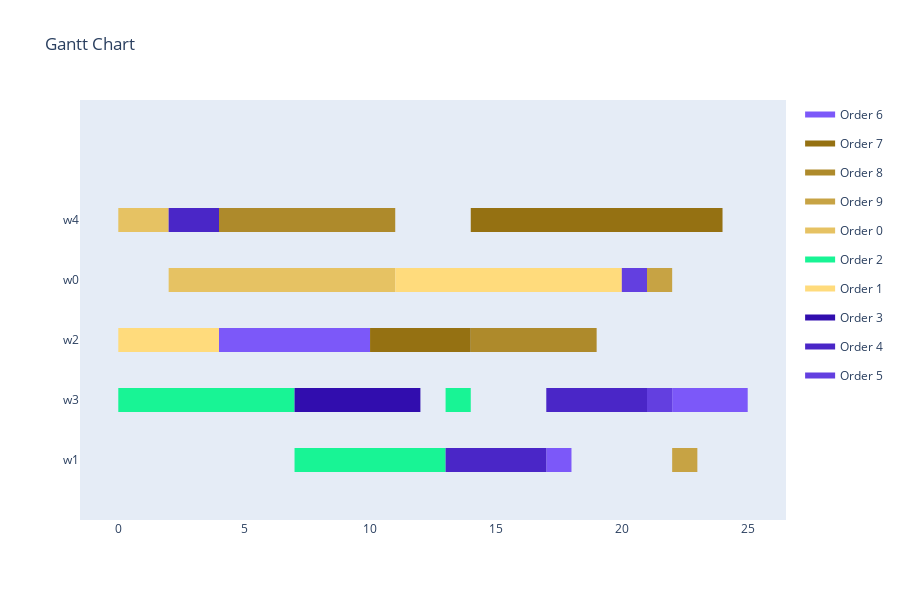
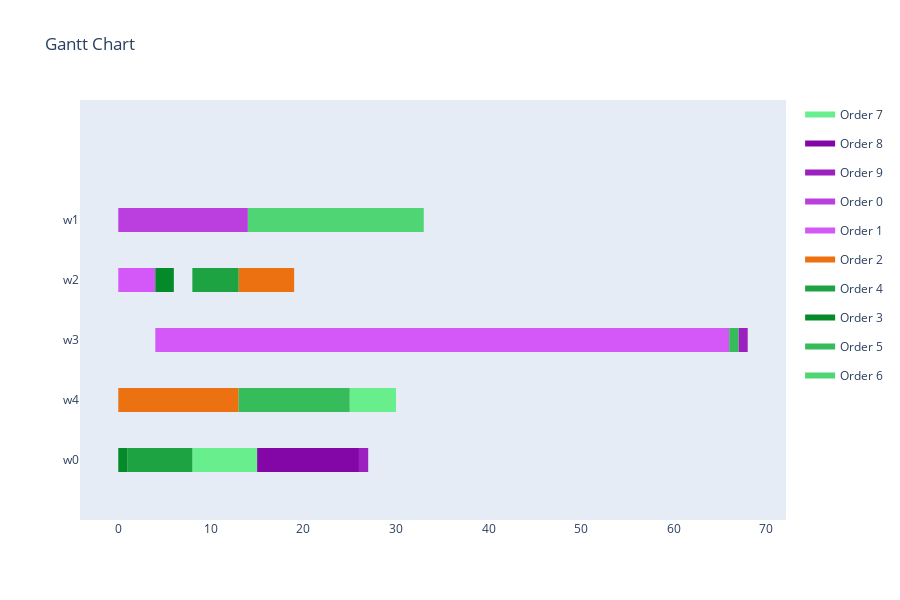
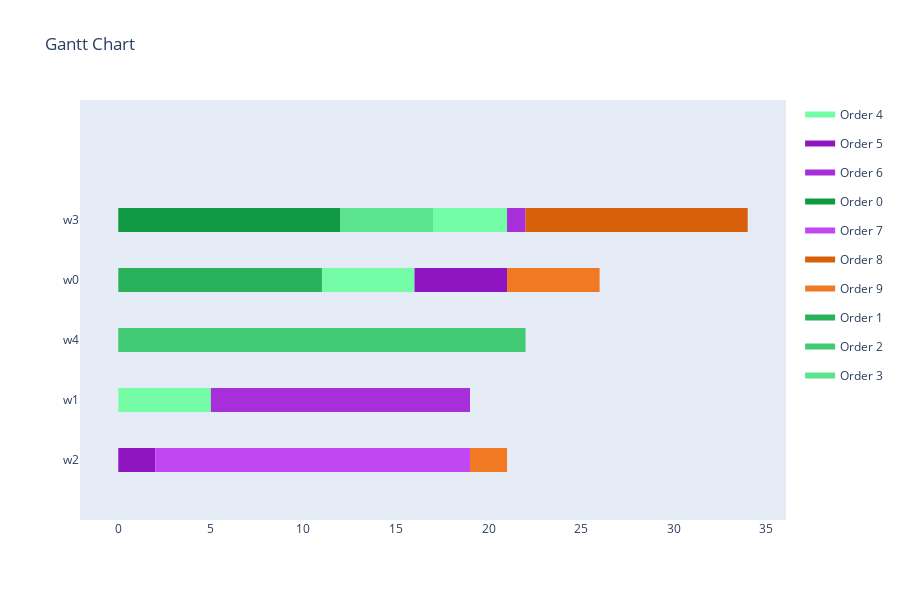

Write notebook code for charts like these, in order.
### Code cell
all_results = mas.get_all_results()

for result in all_results:
    print('####################################################################################################')
    print(f'Created with {result[0].created_by.name} for objective: {result[0].created_by.objective}')
    visualize_schedule_demo(result[0], env, orders)
    print(f'Fitness Values:\nMakespan: {result[1][0]}\nTardiness: {result[1][1]}\nDeviation: {result[1][2]}\nIdle Time: {result[1][3]}\nProfit: {result[1][4]}')

### Figure 1 — Plotly figure (JSON) as saved in the notebook; plotly's stock layout.template omitted (floating-point values rounded to 4 significant figures)
{"data": [{"fill": "toself", "fillcolor": "rgb(124, 88, 249)", "hoverinfo": "name", "legendgroup": "rgb(124, 88, 249)", "mode": "none", "name": "Order 6", "type": "scatter", "x": [4, 10, 10, 4, 4, 22, 24, 24, 22, 22, 24, 25, 25, 24, 24, 17, 18, 18, 17], "y": [1.8, 1.8, 2.2, 2.2, null, 0.8, 0.8, 1.2, 1.2, null, 0.8, 0.8, 1.2, 1.2, null, -0.2, -0.2, 0.2, 0.2]}, {"fill": "toself", "fillcolor": "rgb(149, 113, 18)", "hoverinfo": "name", "legendgroup": "rgb(149, 113, 18)", "mode": "none", "name": "Order 7", "type": "scatter", "x": [14, 19, 19, 14, 14, 19, 24, 24, 19, 19, 10, 14, 14, 10], "y": [3.8, 3.8, 4.2, 4.2, null, 3.8, 3.8, 4.2, 4.2, null, 1.8, 1.8, 2.2, 2.2]}, {"fill": "toself", "fillcolor": "rgb(174, 138, 43)", "hoverinfo": "name", "legendgroup": "rgb(174, 138, 43)", "mode": "none", "name": "Order 8", "type": "scatter", "x": [4, 6, 6, 4, 4, 6, 11, 11, 6, 6, 14, 19, 19, 14], "y": [3.8, 3.8, 4.2, 4.2, null, 3.8, 3.8, 4.2, 4.2, null, 1.8, 1.8, 2.2, 2.2]}, {"fill": "toself", "fillcolor": "rgb(199, 163, 68)", "hoverinfo": "name", "legendgroup": "rgb(199, 163, 68)", "mode": "none", "name": "Order 9", "type": "scatter", "x": [21, 22, 22, 21, 21, 22, 23, 23, 22], "y": [2.8, 2.8, 3.2, 3.2, null, -0.2, -0.2, 0.2, 0.2]}, {"fill": "toself", "fillcolor": "rgb(230, 194, 99)", "hoverinfo": "name", "legendgroup": "rgb(230, 194, 99)", "mode": "none", "name": "Order 0", "type": "scatter", "x": [0, 2, 2, 0, 0, 2, 7, 7, 2, 2, 7, 11, 11, 7], "y": [3.8, 3.8, 4.2, 4.2, null, 2.8, 2.8, 3.2, 3.2, null, 2.8, 2.8, 3.2, 3.2]}, {"fill": "toself", "fillcolor": "rgb(24, 244, 149)", "hoverinfo": "name", "legendgroup": "rgb(24, 244, 149)", "mode": "none", "name": "Order 2", "type": "scatter", "x": [0, 7, 7, 0, 0, 13, 14, 14, 13, 13, 7, 8, 8, 7, 7, 8, 13, 13, 8], "y": [0.8, 0.8, 1.2, 1.2, null, 0.8, 0.8, 1.2, 1.2, null, -0.2, -0.2, 0.2, 0.2, null, -0.2, -0.2, 0.2, 0.2]}, {"fill": "toself", "fillcolor": "rgb(255, 219, 124)", "hoverinfo": "name", "legendgroup": "rgb(255, 219, 124)", "mode": "none", "name": "Order 1", "type": "scatter", "x": [11, 16, 16, 11, 11, 16, 20, 20, 16, 16, 0, 4, 4, 0], "y": [2.8, 2.8, 3.2, 3.2, null, 2.8, 2.8, 3.2, 3.2, null, 1.8, 1.8, 2.2, 2.2]}, {"fill": "toself", "fillcolor": "rgb(49, 13, 174)", "hoverinfo": "name", "legendgroup": "rgb(49, 13, 174)", "mode": "none", "name": "Order 3", "type": "scatter", "x": [7, 11, 11, 7, 7, 11, 12, 12, 11], "y": [0.8, 0.8, 1.2, 1.2, null, 0.8, 0.8, 1.2, 1.2]}, {"fill": "toself", "fillcolor": "rgb(74, 38, 199)", "hoverinfo": "name", "legendgroup": "rgb(74, 38, 199)", "mode": "none", "name": "Order 4", "type": "scatter", "x": [2, 4, 4, 2, 2, 17, 21, 21, 17, 17, 13, 17, 17, 13], "y": [3.8, 3.8, 4.2, 4.2, null, 0.8, 0.8, 1.2, 1.2, null, -0.2, -0.2, 0.2, 0.2]}, {"fill": "toself", "fillcolor": "rgb(99, 63, 224)", "hoverinfo": "name", "legendgroup": "rgb(99, 63, 224)", "mode": "none", "name": "Order 5", "type": "scatter", "x": [20, 21, 21, 20, 20, 21, 22, 22, 21], "y": [2.8, 2.8, 3.2, 3.2, null, 0.8, 0.8, 1.2, 1.2]}, {"legendgroup": "rgb(124, 88, 249)", "marker": {"color": "rgb(124, 88, 249)", "opacity": 0, "size": 1}, "mode": "markers", "name": "", "showlegend": false, "text": [null, null, null, null, null, null, null, null], "type": "scatter", "x": [4, 10, 22, 24, 24, 25, 17, 18], "y": [2, 2, 1, 1, 1, 1, 0, 0]}, {"legendgroup": "rgb(149, 113, 18)", "marker": {"color": "rgb(149, 113, 18)", "opacity": 0, "size": 1}, "mode": "markers", "name": "", "showlegend": false, "text": [null, null, null, null, null, null], "type": "scatter", "x": [14, 19, 19, 24, 10, 14], "y": [4, 4, 4, 4, 2, 2]}, {"legendgroup": "rgb(174, 138, 43)", "marker": {"color": "rgb(174, 138, 43)", "opacity": 0, "size": 1}, "mode": "markers", "name": "", "showlegend": false, "text": [null, null, null, null, null, null], "type": "scatter", "x": [4, 6, 6, 11, 14, 19], "y": [4, 4, 4, 4, 2, 2]}, {"legendgroup": "rgb(199, 163, 68)", "marker": {"color": "rgb(199, 163, 68)", "opacity": 0, "size": 1}, "mode": "markers", "name": "", "showlegend": false, "text": [null, null, null, null], "type": "scatter", "x": [21, 22, 22, 23], "y": [3, 3, 0, 0]}, {"legendgroup": "rgb(230, 194, 99)", "marker": {"color": "rgb(230, 194, 99)", "opacity": 0, "size": 1}, "mode": "markers", "name": "", "showlegend": false, "text": [null, null, null, null, null, null], "type": "scatter", "x": [0, 2, 2, 7, 7, 11], "y": [4, 4, 3, 3, 3, 3]}, {"legendgroup": "rgb(24, 244, 149)", "marker": {"color": "rgb(24, 244, 149)", "opacity": 0, "size": 1}, "mode": "markers", "name": "", "showlegend": false, "text": [null, null, null, null, null, null, null, null], "type": "scatter", "x": [0, 7, 13, 14, 7, 8, 8, 13], "y": [1, 1, 1, 1, 0, 0, 0, 0]}, {"legendgroup": "rgb(255, 219, 124)", "marker": {"color": "rgb(255, 219, 124)", "opacity": 0, "size": 1}, "mode": "markers", "name": "", "showlegend": false, "text": [null, null, null, null, null, null], "type": "scatter", "x": [11, 16, 16, 20, 0, 4], "y": [3, 3, 3, 3, 2, 2]}, {"legendgroup": "rgb(49, 13, 174)", "marker": {"color": "rgb(49, 13, 174)", "opacity": 0, "size": 1}, "mode": "markers", "name": "", "showlegend": false, "text": [null, null, null, null], "type": "scatter", "x": [7, 11, 11, 12], "y": [1, 1, 1, 1]}, {"legendgroup": "rgb(74, 38, 199)", "marker": {"color": "rgb(74, 38, 199)", "opacity": 0, "size": 1}, "mode": "markers", "name": "", "showlegend": false, "text": [null, null, null, null, null, null], "type": "scatter", "x": [2, 4, 17, 21, 13, 17], "y": [4, 4, 1, 1, 0, 0]}, {"legendgroup": "rgb(99, 63, 224)", "marker": {"color": "rgb(99, 63, 224)", "opacity": 0, "size": 1}, "mode": "markers", "name": "", "showlegend": false, "text": [null, null, null, null], "type": "scatter", "x": [20, 21, 21, 22], "y": [3, 3, 1, 1]}], "layout": {"height": 600, "hovermode": "closest", "showlegend": true, "title": {"text": "Gantt Chart"}, "xaxis": {"rangeselector": {"buttons": [{"count": 7, "label": "1w", "step": "day", "stepmode": "backward"}, {"count": 1, "label": "1m", "step": "month", "stepmode": "backward"}, {"count": 6, "label": "6m", "step": "month", "stepmode": "backward"}, {"count": 1, "label": "YTD", "step": "year", "stepmode": "todate"}, {"count": 1, "label": "1y", "step": "year", "stepmode": "backward"}, {"step": "all"}]}, "showgrid": false, "type": "linear", "zeroline": false}, "yaxis": {"autorange": false, "range": [-1, 6], "showgrid": false, "ticktext": ["w1", "w3", "w2", "w0", "w4"], "tickvals": [0, 1, 2, 3, 4], "zeroline": false}}}

### Figure 2 — Plotly figure (JSON) as saved in the notebook; plotly's stock layout.template omitted (floating-point values rounded to 4 significant figures)
{"data": [{"fill": "toself", "fillcolor": "rgb(105, 238, 141)", "hoverinfo": "name", "legendgroup": "rgb(105, 238, 141)", "mode": "none", "name": "Order 7", "type": "scatter", "x": [25, 30, 30, 25, 25, 8, 10, 10, 8, 8, 10, 15, 15, 10], "y": [0.8, 0.8, 1.2, 1.2, null, -0.2, -0.2, 0.2, 0.2, null, -0.2, -0.2, 0.2, 0.2]}, {"fill": "toself", "fillcolor": "rgb(130, 7, 166)", "hoverinfo": "name", "legendgroup": "rgb(130, 7, 166)", "mode": "none", "name": "Order 8", "type": "scatter", "x": [15, 17, 17, 15, 15, 17, 22, 22, 17, 17, 22, 26, 26, 22], "y": [-0.2, -0.2, 0.2, 0.2, null, -0.2, -0.2, 0.2, 0.2, null, -0.2, -0.2, 0.2, 0.2]}, {"fill": "toself", "fillcolor": "rgb(155, 32, 191)", "hoverinfo": "name", "legendgroup": "rgb(155, 32, 191)", "mode": "none", "name": "Order 9", "type": "scatter", "x": [67, 68, 68, 67, 67, 26, 27, 27, 26], "y": [1.8, 1.8, 2.2, 2.2, null, -0.2, -0.2, 0.2, 0.2]}, {"fill": "toself", "fillcolor": "rgb(186, 63, 222)", "hoverinfo": "name", "legendgroup": "rgb(186, 63, 222)", "mode": "none", "name": "Order 0", "type": "scatter", "x": [0, 5, 5, 0, 0, 5, 9, 9, 5, 5, 9, 14, 14, 9], "y": [3.8, 3.8, 4.2, 4.2, null, 3.8, 3.8, 4.2, 4.2, null, 3.8, 3.8, 4.2, 4.2]}, {"fill": "toself", "fillcolor": "rgb(211, 88, 247)", "hoverinfo": "name", "legendgroup": "rgb(211, 88, 247)", "mode": "none", "name": "Order 1", "type": "scatter", "x": [0, 4, 4, 0, 0, 4, 12, 12, 4, 4, 12, 66, 66, 12], "y": [2.8, 2.8, 3.2, 3.2, null, 1.8, 1.8, 2.2, 2.2, null, 1.8, 1.8, 2.2, 2.2]}, {"fill": "toself", "fillcolor": "rgb(236, 113, 16)", "hoverinfo": "name", "legendgroup": "rgb(236, 113, 16)", "mode": "none", "name": "Order 2", "type": "scatter", "x": [13, 17, 17, 13, 13, 17, 19, 19, 17, 17, 0, 9, 9, 0, 0, 9, 13, 13, 9], "y": [2.8, 2.8, 3.2, 3.2, null, 2.8, 2.8, 3.2, 3.2, null, 0.8, 0.8, 1.2, 1.2, null, 0.8, 0.8, 1.2, 1.2]}, {"fill": "toself", "fillcolor": "rgb(30, 163, 66)", "hoverinfo": "name", "legendgroup": "rgb(30, 163, 66)", "mode": "none", "name": "Order 4", "type": "scatter", "x": [8, 13, 13, 8, 8, 1, 3, 3, 1, 1, 3, 8, 8, 3], "y": [2.8, 2.8, 3.2, 3.2, null, -0.2, -0.2, 0.2, 0.2, null, -0.2, -0.2, 0.2, 0.2]}, {"fill": "toself", "fillcolor": "rgb(5, 138, 41)", "hoverinfo": "name", "legendgroup": "rgb(5, 138, 41)", "mode": "none", "name": "Order 3", "type": "scatter", "x": [4, 6, 6, 4, 4, 0, 1, 1, 0], "y": [2.8, 2.8, 3.2, 3.2, null, -0.2, -0.2, 0.2, 0.2]}, {"fill": "toself", "fillcolor": "rgb(55, 188, 91)", "hoverinfo": "name", "legendgroup": "rgb(55, 188, 91)", "mode": "none", "name": "Order 5", "type": "scatter", "x": [66, 67, 67, 66, 66, 13, 25, 25, 13], "y": [1.8, 1.8, 2.2, 2.2, null, 0.8, 0.8, 1.2, 1.2]}, {"fill": "toself", "fillcolor": "rgb(80, 213, 116)", "hoverinfo": "name", "legendgroup": "rgb(80, 213, 116)", "mode": "none", "name": "Order 6", "type": "scatter", "x": [14, 22, 22, 14, 14, 22, 23, 23, 22, 22, 23, 28, 28, 23, 23, 28, 33, 33, 28], "y": [3.8, 3.8, 4.2, 4.2, null, 3.8, 3.8, 4.2, 4.2, null, 3.8, 3.8, 4.2, 4.2, null, 3.8, 3.8, 4.2, 4.2]}, {"legendgroup": "rgb(105, 238, 141)", "marker": {"color": "rgb(105, 238, 141)", "opacity": 0, "size": 1}, "mode": "markers", "name": "", "showlegend": false, "text": [null, null, null, null, null, null], "type": "scatter", "x": [25, 30, 8, 10, 10, 15], "y": [1, 1, 0, 0, 0, 0]}, {"legendgroup": "rgb(130, 7, 166)", "marker": {"color": "rgb(130, 7, 166)", "opacity": 0, "size": 1}, "mode": "markers", "name": "", "showlegend": false, "text": [null, null, null, null, null, null], "type": "scatter", "x": [15, 17, 17, 22, 22, 26], "y": [0, 0, 0, 0, 0, 0]}, {"legendgroup": "rgb(155, 32, 191)", "marker": {"color": "rgb(155, 32, 191)", "opacity": 0, "size": 1}, "mode": "markers", "name": "", "showlegend": false, "text": [null, null, null, null], "type": "scatter", "x": [67, 68, 26, 27], "y": [2, 2, 0, 0]}, {"legendgroup": "rgb(186, 63, 222)", "marker": {"color": "rgb(186, 63, 222)", "opacity": 0, "size": 1}, "mode": "markers", "name": "", "showlegend": false, "text": [null, null, null, null, null, null], "type": "scatter", "x": [0, 5, 5, 9, 9, 14], "y": [4, 4, 4, 4, 4, 4]}, {"legendgroup": "rgb(211, 88, 247)", "marker": {"color": "rgb(211, 88, 247)", "opacity": 0, "size": 1}, "mode": "markers", "name": "", "showlegend": false, "text": [null, null, null, null, null, null], "type": "scatter", "x": [0, 4, 4, 12, 12, 66], "y": [3, 3, 2, 2, 2, 2]}, {"legendgroup": "rgb(236, 113, 16)", "marker": {"color": "rgb(236, 113, 16)", "opacity": 0, "size": 1}, "mode": "markers", "name": "", "showlegend": false, "text": [null, null, null, null, null, null, null, null], "type": "scatter", "x": [13, 17, 17, 19, 0, 9, 9, 13], "y": [3, 3, 3, 3, 1, 1, 1, 1]}, {"legendgroup": "rgb(30, 163, 66)", "marker": {"color": "rgb(30, 163, 66)", "opacity": 0, "size": 1}, "mode": "markers", "name": "", "showlegend": false, "text": [null, null, null, null, null, null], "type": "scatter", "x": [8, 13, 1, 3, 3, 8], "y": [3, 3, 0, 0, 0, 0]}, {"legendgroup": "rgb(5, 138, 41)", "marker": {"color": "rgb(5, 138, 41)", "opacity": 0, "size": 1}, "mode": "markers", "name": "", "showlegend": false, "text": [null, null, null, null], "type": "scatter", "x": [4, 6, 0, 1], "y": [3, 3, 0, 0]}, {"legendgroup": "rgb(55, 188, 91)", "marker": {"color": "rgb(55, 188, 91)", "opacity": 0, "size": 1}, "mode": "markers", "name": "", "showlegend": false, "text": [null, null, null, null], "type": "scatter", "x": [66, 67, 13, 25], "y": [2, 2, 1, 1]}, {"legendgroup": "rgb(80, 213, 116)", "marker": {"color": "rgb(80, 213, 116)", "opacity": 0, "size": 1}, "mode": "markers", "name": "", "showlegend": false, "text": [null, null, null, null, null, null, null, null], "type": "scatter", "x": [14, 22, 22, 23, 23, 28, 28, 33], "y": [4, 4, 4, 4, 4, 4, 4, 4]}], "layout": {"height": 600, "hovermode": "closest", "showlegend": true, "title": {"text": "Gantt Chart"}, "xaxis": {"rangeselector": {"buttons": [{"count": 7, "label": "1w", "step": "day", "stepmode": "backward"}, {"count": 1, "label": "1m", "step": "month", "stepmode": "backward"}, {"count": 6, "label": "6m", "step": "month", "stepmode": "backward"}, {"count": 1, "label": "YTD", "step": "year", "stepmode": "todate"}, {"count": 1, "label": "1y", "step": "year", "stepmode": "backward"}, {"step": "all"}]}, "showgrid": false, "type": "linear", "zeroline": false}, "yaxis": {"autorange": false, "range": [-1, 6], "showgrid": false, "ticktext": ["w0", "w4", "w3", "w2", "w1"], "tickvals": [0, 1, 2, 3, 4], "zeroline": false}}}

### Figure 3 — Plotly figure (JSON) as saved in the notebook; plotly's stock layout.template omitted (floating-point values rounded to 4 significant figures)
{"data": [{"fill": "toself", "fillcolor": "rgb(117, 252, 167)", "hoverinfo": "name", "legendgroup": "rgb(117, 252, 167)", "mode": "none", "name": "Order 4", "type": "scatter", "x": [17, 21, 21, 17, 17, 11, 16, 16, 11, 11, 0, 5, 5, 0], "y": [3.8, 3.8, 4.2, 4.2, null, 2.8, 2.8, 3.2, 3.2, null, 0.8, 0.8, 1.2, 1.2]}, {"fill": "toself", "fillcolor": "rgb(142, 21, 192)", "hoverinfo": "name", "legendgroup": "rgb(142, 21, 192)", "mode": "none", "name": "Order 5", "type": "scatter", "x": [16, 21, 21, 16, 16, 0, 2, 2, 0], "y": [2.8, 2.8, 3.2, 3.2, null, -0.2, -0.2, 0.2, 0.2]}, {"fill": "toself", "fillcolor": "rgb(167, 46, 217)", "hoverinfo": "name", "legendgroup": "rgb(167, 46, 217)", "mode": "none", "name": "Order 6", "type": "scatter", "x": [21, 22, 22, 21, 21, 5, 13, 13, 5, 5, 13, 14, 14, 13, 13, 14, 19, 19, 14], "y": [3.8, 3.8, 4.2, 4.2, null, 0.8, 0.8, 1.2, 1.2, null, 0.8, 0.8, 1.2, 1.2, null, 0.8, 0.8, 1.2, 1.2]}, {"fill": "toself", "fillcolor": "rgb(17, 152, 67)", "hoverinfo": "name", "legendgroup": "rgb(17, 152, 67)", "mode": "none", "name": "Order 0", "type": "scatter", "x": [0, 1, 1, 0, 0, 1, 8, 8, 1, 1, 8, 12, 12, 8], "y": [3.8, 3.8, 4.2, 4.2, null, 3.8, 3.8, 4.2, 4.2, null, 3.8, 3.8, 4.2, 4.2]}, {"fill": "toself", "fillcolor": "rgb(192, 71, 242)", "hoverinfo": "name", "legendgroup": "rgb(192, 71, 242)", "mode": "none", "name": "Order 7", "type": "scatter", "x": [2, 6, 6, 2, 2, 6, 15, 15, 6, 6, 15, 19, 19, 15], "y": [-0.2, -0.2, 0.2, 0.2, null, -0.2, -0.2, 0.2, 0.2, null, -0.2, -0.2, 0.2, 0.2]}, {"fill": "toself", "fillcolor": "rgb(217, 96, 11)", "hoverinfo": "name", "legendgroup": "rgb(217, 96, 11)", "mode": "none", "name": "Order 8", "type": "scatter", "x": [22, 23, 23, 22, 22, 23, 30, 30, 23, 23, 30, 34, 34, 30], "y": [3.8, 3.8, 4.2, 4.2, null, 3.8, 3.8, 4.2, 4.2, null, 3.8, 3.8, 4.2, 4.2]}, {"fill": "toself", "fillcolor": "rgb(242, 121, 36)", "hoverinfo": "name", "legendgroup": "rgb(242, 121, 36)", "mode": "none", "name": "Order 9", "type": "scatter", "x": [21, 26, 26, 21, 21, 19, 21, 21, 19], "y": [2.8, 2.8, 3.2, 3.2, null, -0.2, -0.2, 0.2, 0.2]}, {"fill": "toself", "fillcolor": "rgb(42, 177, 92)", "hoverinfo": "name", "legendgroup": "rgb(42, 177, 92)", "mode": "none", "name": "Order 1", "type": "scatter", "x": [0, 2, 2, 0, 0, 2, 7, 7, 2, 2, 7, 11, 11, 7], "y": [2.8, 2.8, 3.2, 3.2, null, 2.8, 2.8, 3.2, 3.2, null, 2.8, 2.8, 3.2, 3.2]}, {"fill": "toself", "fillcolor": "rgb(67, 202, 117)", "hoverinfo": "name", "legendgroup": "rgb(67, 202, 117)", "mode": "none", "name": "Order 2", "type": "scatter", "x": [0, 9, 9, 0, 0, 9, 13, 13, 9, 9, 13, 17, 17, 13, 13, 17, 22, 22, 17], "y": [1.8, 1.8, 2.2, 2.2, null, 1.8, 1.8, 2.2, 2.2, null, 1.8, 1.8, 2.2, 2.2, null, 1.8, 1.8, 2.2, 2.2]}, {"fill": "toself", "fillcolor": "rgb(92, 227, 142)", "hoverinfo": "name", "legendgroup": "rgb(92, 227, 142)", "mode": "none", "name": "Order 3", "type": "scatter", "x": [12, 16, 16, 12, 12, 16, 17, 17, 16], "y": [3.8, 3.8, 4.2, 4.2, null, 3.8, 3.8, 4.2, 4.2]}, {"legendgroup": "rgb(117, 252, 167)", "marker": {"color": "rgb(117, 252, 167)", "opacity": 0, "size": 1}, "mode": "markers", "name": "", "showlegend": false, "text": [null, null, null, null, null, null], "type": "scatter", "x": [17, 21, 11, 16, 0, 5], "y": [4, 4, 3, 3, 1, 1]}, {"legendgroup": "rgb(142, 21, 192)", "marker": {"color": "rgb(142, 21, 192)", "opacity": 0, "size": 1}, "mode": "markers", "name": "", "showlegend": false, "text": [null, null, null, null], "type": "scatter", "x": [16, 21, 0, 2], "y": [3, 3, 0, 0]}, {"legendgroup": "rgb(167, 46, 217)", "marker": {"color": "rgb(167, 46, 217)", "opacity": 0, "size": 1}, "mode": "markers", "name": "", "showlegend": false, "text": [null, null, null, null, null, null, null, null], "type": "scatter", "x": [21, 22, 5, 13, 13, 14, 14, 19], "y": [4, 4, 1, 1, 1, 1, 1, 1]}, {"legendgroup": "rgb(17, 152, 67)", "marker": {"color": "rgb(17, 152, 67)", "opacity": 0, "size": 1}, "mode": "markers", "name": "", "showlegend": false, "text": [null, null, null, null, null, null], "type": "scatter", "x": [0, 1, 1, 8, 8, 12], "y": [4, 4, 4, 4, 4, 4]}, {"legendgroup": "rgb(192, 71, 242)", "marker": {"color": "rgb(192, 71, 242)", "opacity": 0, "size": 1}, "mode": "markers", "name": "", "showlegend": false, "text": [null, null, null, null, null, null], "type": "scatter", "x": [2, 6, 6, 15, 15, 19], "y": [0, 0, 0, 0, 0, 0]}, {"legendgroup": "rgb(217, 96, 11)", "marker": {"color": "rgb(217, 96, 11)", "opacity": 0, "size": 1}, "mode": "markers", "name": "", "showlegend": false, "text": [null, null, null, null, null, null], "type": "scatter", "x": [22, 23, 23, 30, 30, 34], "y": [4, 4, 4, 4, 4, 4]}, {"legendgroup": "rgb(242, 121, 36)", "marker": {"color": "rgb(242, 121, 36)", "opacity": 0, "size": 1}, "mode": "markers", "name": "", "showlegend": false, "text": [null, null, null, null], "type": "scatter", "x": [21, 26, 19, 21], "y": [3, 3, 0, 0]}, {"legendgroup": "rgb(42, 177, 92)", "marker": {"color": "rgb(42, 177, 92)", "opacity": 0, "size": 1}, "mode": "markers", "name": "", "showlegend": false, "text": [null, null, null, null, null, null], "type": "scatter", "x": [0, 2, 2, 7, 7, 11], "y": [3, 3, 3, 3, 3, 3]}, {"legendgroup": "rgb(67, 202, 117)", "marker": {"color": "rgb(67, 202, 117)", "opacity": 0, "size": 1}, "mode": "markers", "name": "", "showlegend": false, "text": [null, null, null, null, null, null, null, null], "type": "scatter", "x": [0, 9, 9, 13, 13, 17, 17, 22], "y": [2, 2, 2, 2, 2, 2, 2, 2]}, {"legendgroup": "rgb(92, 227, 142)", "marker": {"color": "rgb(92, 227, 142)", "opacity": 0, "size": 1}, "mode": "markers", "name": "", "showlegend": false, "text": [null, null, null, null], "type": "scatter", "x": [12, 16, 16, 17], "y": [4, 4, 4, 4]}], "layout": {"height": 600, "hovermode": "closest", "showlegend": true, "title": {"text": "Gantt Chart"}, "xaxis": {"rangeselector": {"buttons": [{"count": 7, "label": "1w", "step": "day", "stepmode": "backward"}, {"count": 1, "label": "1m", "step": "month", "stepmode": "backward"}, {"count": 6, "label": "6m", "step": "month", "stepmode": "backward"}, {"count": 1, "label": "YTD", "step": "year", "stepmode": "todate"}, {"count": 1, "label": "1y", "step": "year", "stepmode": "backward"}, {"step": "all"}]}, "showgrid": false, "type": "linear", "zeroline": false}, "yaxis": {"autorange": false, "range": [-1, 6], "showgrid": false, "ticktext": ["w2", "w1", "w4", "w0", "w3"], "tickvals": [0, 1, 2, 3, 4], "zeroline": false}}}
